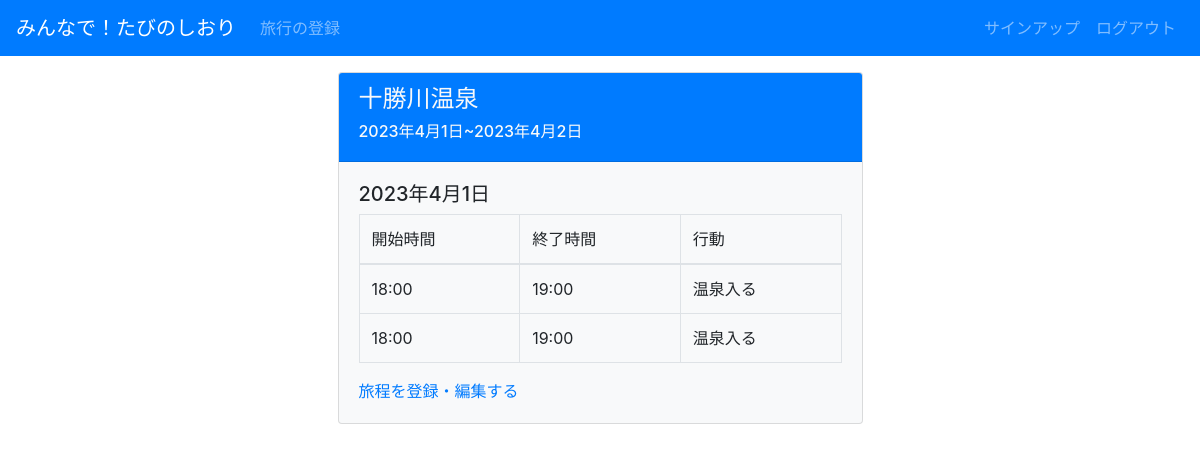
The app's page /itinerary/3/ (signed in), older data.
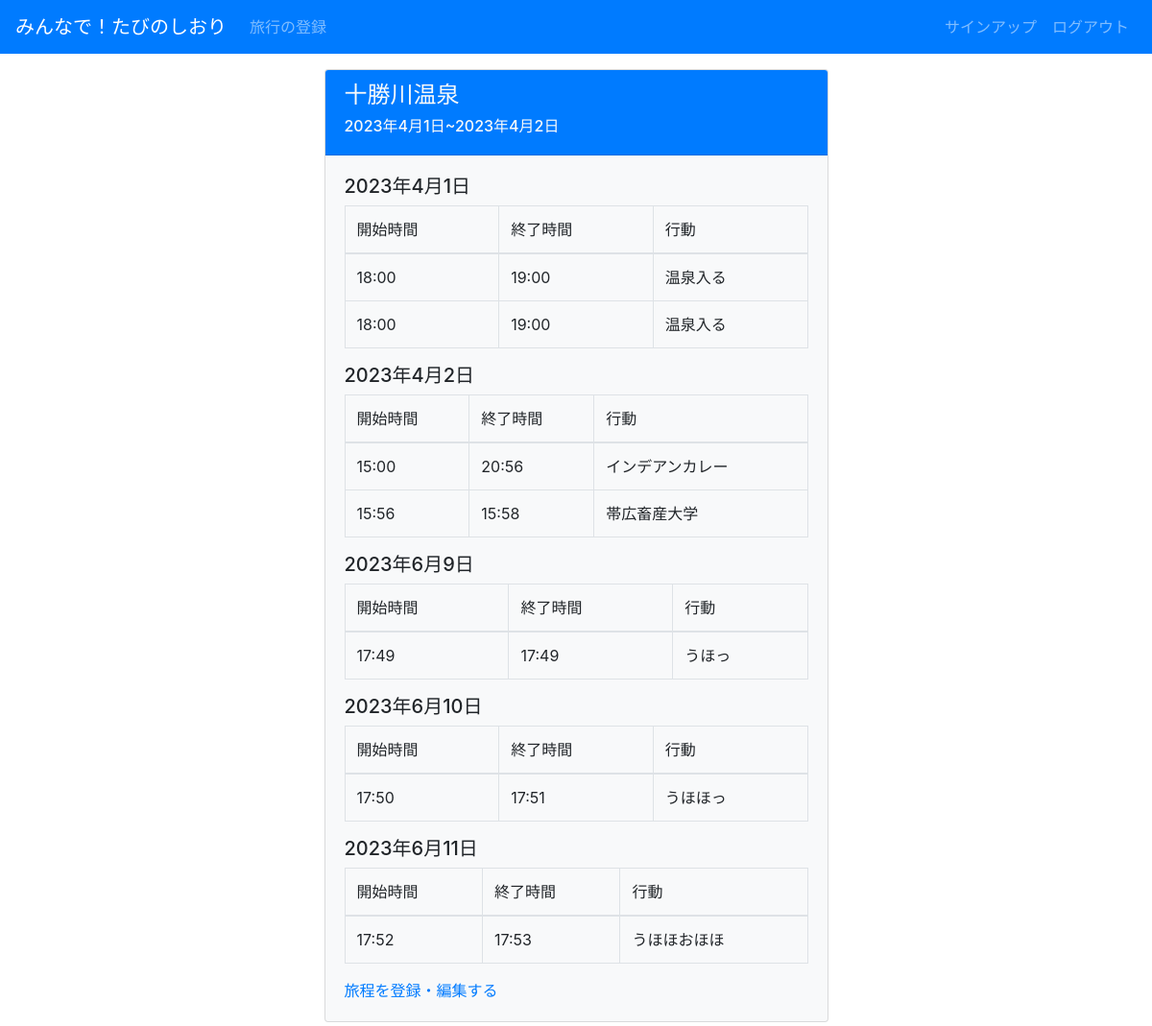
The same page, newer data.
### tabinoshiori/models.py (models this page shows, shortened)
class Itinerary(models.Model):
    title = models.ForeignKey(Trip, on_delete=models.CASCADE, verbose_name="旅行タイトル", related_name="title_itinerary")
    username = models.ForeignKey(User, on_delete=models.CASCADE, verbose_name="ユーザー", related_name='username_itinerary')
    action = models.CharField(max_length=100, verbose_name="行動")
    date = models.DateField(verbose_name="日付")
    start_time = models.TimeField(verbose_name="開始時間")
    end_time = models.TimeField(verbose_name="終了時間")

### tabinoshiori/views.py (the view)
# urls.py: path('itinerary/<int:pk>/', views.ItineraryView, name='itinerary'),
@login_required
def ItineraryView(request, pk):
    user = request.user
    trip = Trip.objects.get(username__username=user.username, id=pk)
    start_date = trip.start_date
    end_date = trip.end_date
    itinerarys_list = []
    dates = Itinerary.objects.filter(username__username=user.username, title__title=trip.title).order_by("date").distinct().values_list("date", flat=True)
    for date in dates:
        itinerarys_list.append(Itinerary.objects.filter(username__username=user.username, title__title=trip.title, date=date).order_by("start_time"))
    '''
    date_list = []
    current_date = start_date
    while current_date <= end_date:
        date_list.append(current_date.strftime('%Y-%m-%d'))
        current_date += timedelta(days=1)
    '''
    context = {
        "title": trip.title,
        "id": trip.id,
        "itinerarys_list": itinerarys_list,
        "dates": dates,
        "start_date": start_date,
        "end_date": end_date,
    }
    return render(request, 'tabinoshiori/trip.html', context)

### templates/tabinoshiori/trip.html
{% extends "base.html" %}
{% block content %}
<div class='container'>
  <div class="col-md-6 offset-md-3">
    <div class='card mt-3 mb-3 bg-light'>
      <div class='card-header bg-primary text-light'>
        <h4>{{ title }}</h4>
        <h6>{{ start_date }}~{{ end_date }}</h6>
      </div>
      <div class='card-body'>
        {% for itinerarys in itinerarys_list %}
        <h5>{{ dates|slice:forloop.counter|last }}</h5>
        <table class="table table-bordered border-primary">
          <thead>
            <tr>
              <td>
                開始時間
              </td>
              <td>
                終了時間
              </td>
              <td>
                行動
              </td>
            </tr>
          </thead>
          <tbody>
            {% for itinerary in itinerarys %}
            <tr>
              <td>
                {{ itinerary.start_time }}
              </td>
              <td>
                {{ itinerary.end_time }}
              </td>
              <td>
                {{ itinerary.action }}
              </td>
            </tr>
            {% endfor %}
          </tbody>
        </table>
        {% endfor %}
        <a href="{% url 'tabinoshiori:registeritinerary' pk=id %}">旅程を登録・編集する</a>
      </div>
    </div>
  </div>
</div>
{% endblock %}

Row changes from the older to the newer data that the page shows:
added Itinerary: start_time "15:00", end_time "20:56", action "インデアンカレー", shown under "2023年4月2日"
added Itinerary: start_time "15:56", end_time "15:58", action "帯広畜産大学", shown under "2023年4月2日"
added Itinerary: start_time "17:49", end_time "17:49", action "うほっ", shown under "2023年6月9日"
added Itinerary: start_time "17:50", end_time "17:51", action "うほほっ", shown under "2023年6月10日"
added Itinerary: start_time "17:52", end_time "17:53", action "うほほおほほ", shown under "2023年6月11日"
Text that changed along with them:
new list line: "2023年4月2日 開始時間 終了時間 行動"
new list line: "2023年6月9日 開始時間 終了時間 行動"
new list line: "2023年6月10日 開始時間 終了時間 行動"
new list line: "2023年6月11日 開始時間 終了時間 行動"
